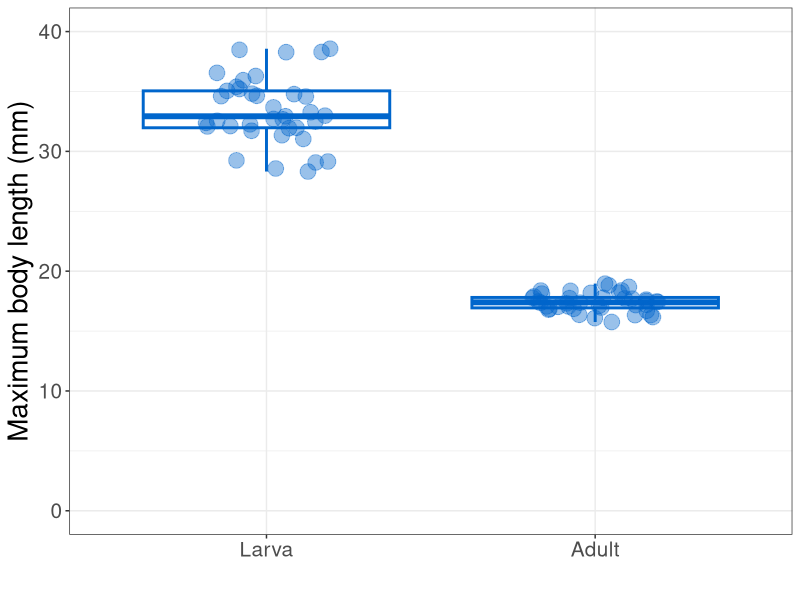
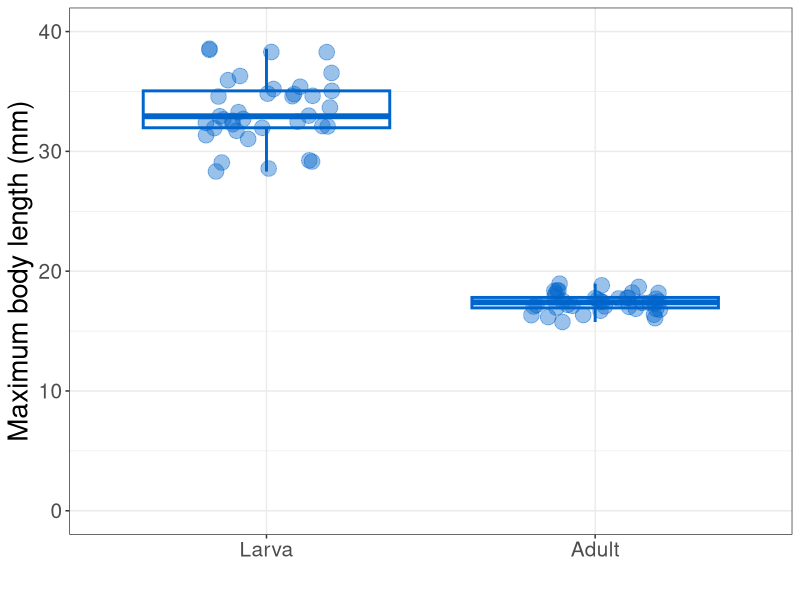

These figures' R source, in order:
library(ggplot2)

data <- read.csv('Figure S8 data.csv')
WORD_SIZE=15

data$Source <- factor(data$Source, levels = c('Larva','Adult'))
p1 <- ggplot(data,aes(Source,BodyLength_mm))+
  geom_boxplot(aes(color=Source),size=1)+
  geom_jitter(aes(color=Source),stat = "identity",width = 0.2,alpha=0.4,size=5)+
  scale_color_manual(values = c('#0066CC','#0066CC'))+
  theme_bw()+
  labs(x="", y='Maximum body length (mm)', fill='') +  # x，y和图例标签
  coord_cartesian(ylim = c(0,40))+
  theme(axis.text.x = element_text(size=WORD_SIZE,angle = 0, hjust = 0.5),# 设置x轴字体大小，以下同理
        axis.text.y = element_text(size=WORD_SIZE), 
        axis.title.x = element_text(size=WORD_SIZE+5), 
        axis.title.y = element_text(size=WORD_SIZE+5),
        legend.title = element_text(size=WORD_SIZE),
        legend.text = element_text(size=WORD_SIZE),
        legend.position = 'none')
p1
ggsave(filename = './p1.pdf',plot = p1,width = 8,height = 6,device = cairo_pdf)
